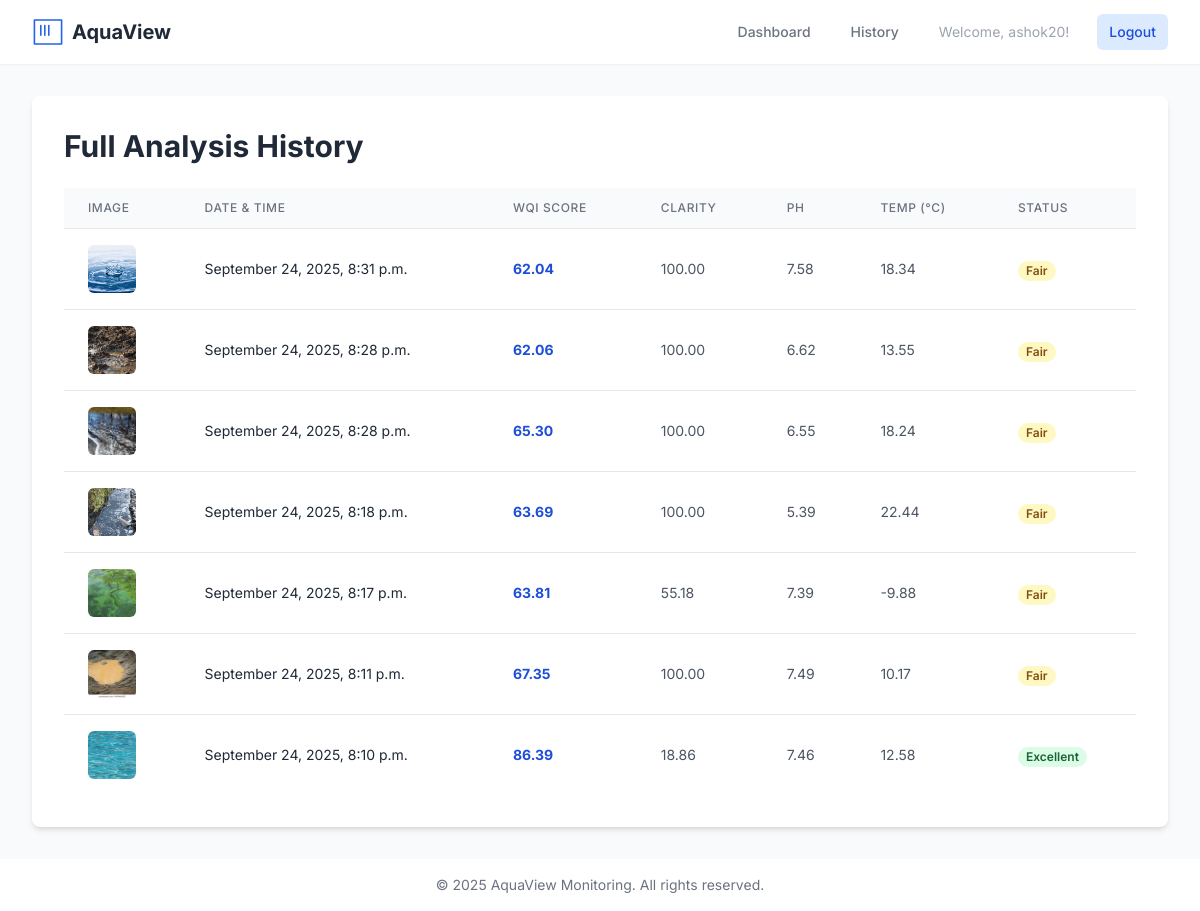
Page /history/ (signed in) on the committed database.
### app/models.py (models this page shows, shortened)
class AnalysisResult(models.Model):
    user = models.ForeignKey(User, on_delete=models.CASCADE)
    image = models.ImageField(upload_to='water_samples/')
    timestamp = models.DateTimeField(auto_now_add=True)
    wqi_score = models.FloatField()
    clarity_score = models.FloatField()
    avg_color_bgr = models.CharField(max_length=50) # Stored as "b,g,r"
    ph = models.FloatField(null=True, blank=True)
    temperature = models.FloatField(null=True, blank=True)
    dissolved_oxygen = models.FloatField(null=True, blank=True)
    turbidity = models.FloatField(null=True, blank=True)
    class Meta:
        ordering = ['-timestamp']

### app/views.py (the view)
# urls.py: path('history/', views.history_view, name='history'),
@login_required
def history_view(request):
    all_analyses = AnalysisResult.objects.filter(user=request.user)
    context = {'analyses': all_analyses}
    return render(request, 'app/history.html', context)

### app/templates/app/history.html
{% extends 'app/base.html' %}
{% block content %}
<div class="bg-white p-6 sm:p-8 rounded-lg shadow-md">
    <h1 class="text-3xl font-bold text-gray-800 mb-6">Full Analysis History</h1>
    <div class="overflow-x-auto">
        <table class="min-w-full divide-y divide-gray-200">
            <thead class="bg-gray-50">
                <tr>
                    <th class="px-6 py-3 text-left text-xs font-medium text-gray-500 uppercase tracking-wider">Image</th>
                    <th class="px-6 py-3 text-left text-xs font-medium text-gray-500 uppercase tracking-wider">Date & Time</th>
                    <th class="px-6 py-3 text-left text-xs font-medium text-gray-500 uppercase tracking-wider">WQI Score</th>
                    <th class="px-6 py-3 text-left text-xs font-medium text-gray-500 uppercase tracking-wider">Clarity</th>
                    <th class="px-6 py-3 text-left text-xs font-medium text-gray-500 uppercase tracking-wider">pH</th>
                    <th class="px-6 py-3 text-left text-xs font-medium text-gray-500 uppercase tracking-wider">Temp (°C)</th>
                    <th class="px-6 py-3 text-left text-xs font-medium text-gray-500 uppercase tracking-wider">Status</th>
                </tr>
            </thead>
            <tbody class="bg-white divide-y divide-gray-200">
                {% for analysis in analyses %}
                <tr>
                    <td class="px-6 py-4 whitespace-nowrap">
                        <img src="{{ analysis.image.url }}" alt="Sample" class="h-12 w-12 object-cover rounded-md">
                    </td>
                    <td class="px-6 py-4 whitespace-nowrap text-sm text-gray-800">{{ analysis.timestamp|date:"F d, Y, P" }}</td>
                    <td class="px-6 py-4 whitespace-nowrap text-sm font-bold text-blue-700">{{ analysis.wqi_score|floatformat:2 }}</td>
                    <td class="px-6 py-4 whitespace-nowrap text-sm text-gray-600">{{ analysis.clarity_score|floatformat:2 }}</td>
                    <td class="px-6 py-4 whitespace-nowrap text-sm text-gray-600">{{ analysis.ph|floatformat:2 }}</td>
                    <td class="px-6 py-4 whitespace-nowrap text-sm text-gray-600">{{ analysis.temperature|floatformat:2 }}</td>
                    <td class="px-6 py-4 whitespace-nowrap">
                        {% if analysis.wqi_score >= 85 %}
                        <span class="px-2 inline-flex text-xs leading-5 font-semibold rounded-full bg-green-100 text-green-800">Excellent</span>
                        {% elif analysis.wqi_score >= 70 %}
                        <span class="px-2 inline-flex text-xs leading-5 font-semibold rounded-full bg-blue-100 text-blue-800">Good</span>
                        {% elif analysis.wqi_score >= 50 %}
                        <span class="px-2 inline-flex text-xs leading-5 font-semibold rounded-full bg-yellow-100 text-yellow-800">Fair</span>
                        {% else %}
                        <span class="px-2 inline-flex text-xs leading-5 font-semibold rounded-full bg-red-100 text-red-800">Poor</span>
                        {% endif %}
                    </td>
                </tr>
                {% empty %}
                <tr>
                    <td colspan="7" class="text-center py-8 text-gray-500">You have not performed any analyses yet.</td>
                </tr>
                {% endfor %}
            </tbody>
        </table>
    </div>
</div>
{% endblock %}

### app/templates/app/base.html (shortened to what this page needs)
<!DOCTYPE html>
<html lang="en" class="h-full bg-gray-50">
<head>
    <script src="https://cdn.tailwindcss.com"></script>
</head>
<body class="h-full flex flex-col">
    <nav class="bg-white shadow-sm sticky top-0 z-50">
        <div class="max-w-7xl mx-auto px-4 sm:px-6 lg:px-8">
            <div class="flex justify-between items-center h-16">
                <div class="flex-shrink-0">
                    <a href="{% url 'home' %}" class="flex items-center space-x-2">
                        <span class="text-xl font-bold text-gray-800">AquaView</span>
                    </a>
                </div>
                <div class="hidden md:block">
                    <div class="ml-10 flex items-baseline space-x-4">
                        <a href="{% url 'home' %}" class="text-gray-500 hover:bg-gray-100 hover:text-gray-900 px-3 py-2 rounded-md text-sm font-medium">Dashboard</a>
                        {% if user.is_authenticated %}
                        <a href="{% url 'history' %}" class="text-gray-500 hover:bg-gray-100 hover:text-gray-900 px-3 py-2 rounded-md text-sm font-medium">History</a>
                        <span class="text-gray-400 px-3 py-2 text-sm">Welcome, {{ user.username }}!</span>
                        <a href="{% url 'logout' %}" class="bg-blue-100 text-blue-700 hover:bg-blue-200 px-3 py-2 rounded-md text-sm font-medium">Logout</a>
                        {% else %}
                        <a href="{% url 'login' %}" class="text-gray-500 hover:bg-gray-100 hover:text-gray-900 px-3 py-2 rounded-md text-sm font-medium">Login</a>
                        <a href="{% url 'register' %}" class="bg-blue-600 text-white hover:bg-blue-700 px-3 py-2 rounded-md text-sm font-medium">Sign Up</a>
                        {% endif %}
                    </div>
                </div>
            </div>
        </div>
    </nav>
    <main class="flex-grow">
        <div class="max-w-7xl mx-auto py-8 px-4 sm:px-6 lg:px-8">
            {% block content %}{% endblock %}
        </div>
    </main>
    <footer class="bg-white">
        <div class="max-w-7xl mx-auto py-4 px-4 sm:px-6 lg:px-8 text-center text-sm text-gray-500">
            &copy; {% now "Y" %} AquaView Monitoring. All rights reserved.
        </div>
    </footer>
</body>
</html>

### app/templates/app/base.html (style rules this page uses)
body { font-family: 'Inter', sans-serif; }

### rows in the picture
AnalysisResult: image (picture), timestamp "September 24, 2025, 8:31 p.m.", wqi_score "62.04", clarity_score "100.00", ph "7.58", temperature "18.34", shows "Fair"
AnalysisResult: image (picture), timestamp "September 24, 2025, 8:28 p.m.", wqi_score "62.06", clarity_score "100.00", ph "6.62", temperature "13.55", shows "Fair"
AnalysisResult: image (picture), timestamp "September 24, 2025, 8:28 p.m.", wqi_score "65.30", clarity_score "100.00", ph "6.55", temperature "18.24", shows "Fair"
AnalysisResult: image (picture), timestamp "September 24, 2025, 8:18 p.m.", wqi_score "63.69", clarity_score "100.00", ph "5.39", temperature "22.44", shows "Fair"
AnalysisResult: image (picture), timestamp "September 24, 2025, 8:17 p.m.", wqi_score "63.81", clarity_score "55.18", ph "7.39", temperature "-9.88", shows "Fair"
AnalysisResult: image (picture), timestamp "September 24, 2025, 8:11 p.m.", wqi_score "67.35", clarity_score "100.00", ph "7.49", temperature "10.17", shows "Fair"
AnalysisResult: image (picture), timestamp "September 24, 2025, 8:10 p.m.", wqi_score "86.39", clarity_score "18.86", ph "7.46", temperature "12.58", shows "Excellent"

### other values in the picture
{{ user.username }} "ashok20"
